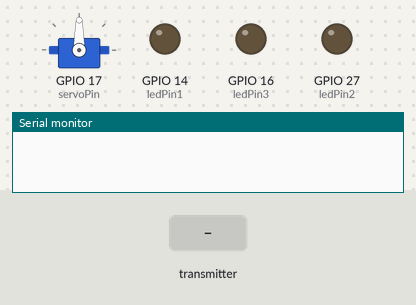
Simulated run of this program. Board: ESP32. On the bench: servo, output pins drawn as LEDs (lit = HIGH), the last lines printed to the serial monitor. The inputs (shaded band) are chosen by the test bench.

Above: at 1.2 s.
1.3 s: the transmitter starts sending button1 = 0
At 2.0 s:
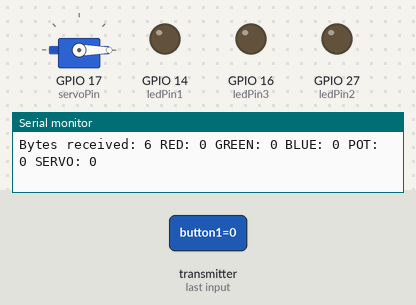
2.8 s: the transmitter starts sending button2 = 1
At 4.0 s:
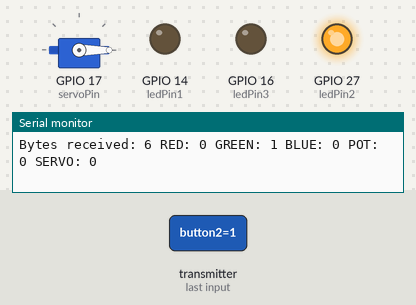
4.3 s: the transmitter starts sending button3 = 1
At 5.4 s:
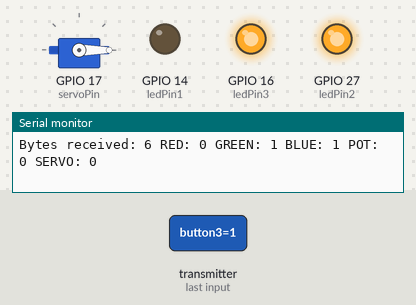
5.8 s: the transmitter starts sending potValue = 1024
At 6.6 s:
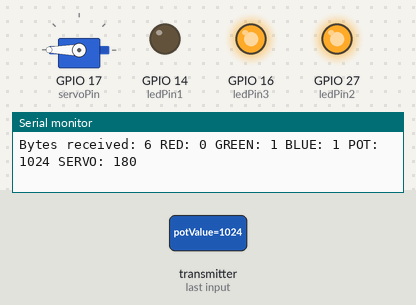
7.3 s: the transmitter starts sending button1 = 1
At 7.7 s:
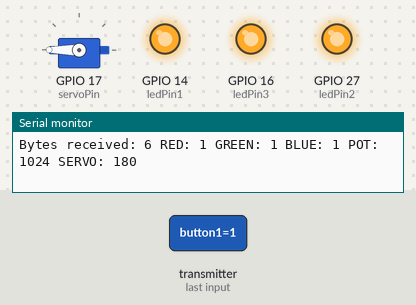
8.8 s: the transmitter starts sending button2 = 0
At 10.1 s:
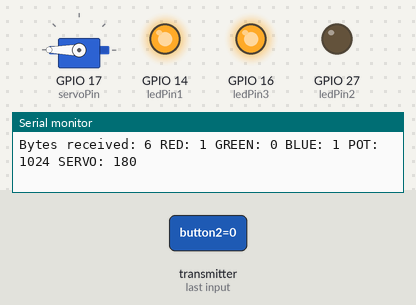
Timing chart, 0 to 11.3 s (numbered marks = the images above; inputs shaded):
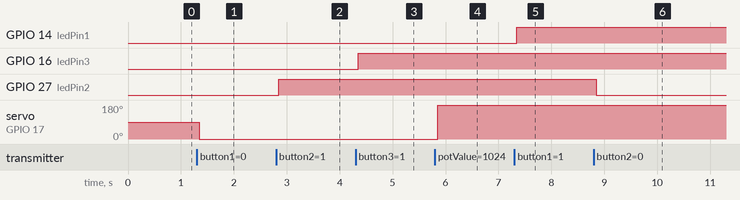

Measured:
- after the input at 1.3 s, servo on GPIO 17 (servoPin): 90° → 0° after 0.05 s
- after the input at 2.8 s, GPIO 27 (ledPin2): LOW → HIGH after 0.05 s
- after the input at 4.3 s, GPIO 16 (ledPin3): LOW → HIGH after 0.05 s
- after the input at 5.8 s, servo on GPIO 17 (servoPin): 0° → 180° after 0.05 s
- after the input at 7.3 s, GPIO 14 (ledPin1): LOW → HIGH after 0.05 s
- after the input at 8.8 s, GPIO 27 (ledPin2): HIGH → LOW after 0.05 s

The program:

main.cpp
```cpp
#include <Arduino.h>
#include <esp_now.h>
#include <WiFi.h>
#include <ESP32Servo.h>

#define ledPin1   GPIO_NUM_14
#define ledPin2   GPIO_NUM_27
#define ledPin3   GPIO_NUM_16
#define servoPin  GPIO_NUM_17

// Structure example to receive data
// Must match the sender structure
typedef struct struct_message {
  bool button1;
  bool button2;
  bool button3;
  short potValue;
} struct_message;

// Create a struct_message called myData
struct_message myData;

Servo servo;

// callback function that will be executed when data is received
void OnDataRecv(const uint8_t * mac, const uint8_t *incomingData, int len) {
  memcpy(&myData, incomingData, sizeof(myData));
  Serial.print("Bytes received: ");
  Serial.print(len);
  Serial.print(" RED: ");
  Serial.print(myData.button1);
  digitalWrite(ledPin1, myData.button1);
  Serial.print(" GREEN: ");
  Serial.print(myData.button2);
  digitalWrite(ledPin2, myData.button2);
  Serial.print(" BLUE: ");
  Serial.print(myData.button3);
  digitalWrite(ledPin3, myData.button3);
  Serial.print(" POT: ");
  Serial.print(myData.potValue);
  Serial.print(" SERVO: ");
  uint8_t pwm = map(myData.potValue, 0, 1023, 0, 180);
  Serial.print(pwm);
  servo.write(pwm);
  Serial.println();
}

void setup() {
  // Initialize Serial Monitor
  Serial.begin(115200);

  // Set device as a Wi-Fi Station
  WiFi.mode(WIFI_STA);

  // Init ESP-NOW
  if (esp_now_init() != ESP_OK) {
    Serial.println("Error initializing ESP-NOW");
    return;
  }

  // Once ESPNow is successfully Init, we will register for recv CB to
  // get recv packer info
  esp_now_register_recv_cb(OnDataRecv);

  pinMode(ledPin1, OUTPUT);
  pinMode(ledPin2, OUTPUT);
  pinMode(ledPin3, OUTPUT);

  servo.setPeriodHertz(50);// Standard 50hz servo
  servo.attach(servoPin, 500, 2400);
  servo.write(90);
}

void loop() {

}
```
